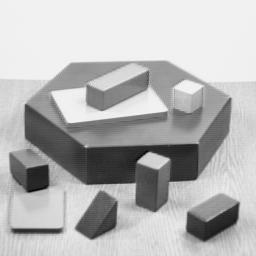
#> input picture cwd/blox.jpg, 256 x 256 px, found by its file name
$ python 07-brief.py
#> lines starting #> are read from the running program, lines starting #| are printed output that depends on the picture; after the words box and inside, x2 and y2 are one past the last pixel; in counts of white or black regions, pixels touching at a corner belong together
import numpy as np
import cv2 as cv
import matplotlib.pyplot as plt

# Paper:
# http://www.gwylab.com/download/BRIEF_2010.pdf
#
# BRIEF algorithm is a descriptor algorithm, not like SIFT/SURF
# 1. BRIEF does not care about how to find potential corners
# 2. BRIEF only contains a descriptor design
# 3. BRIEF can be combined with FAST keypoints result
#
#
# BRIEF essential is SOLVING THE MEMORY PROBLEM
# like the document said SIFT/SURF ..
#
# "Creating such a vector for thousands of features takes a lot of memory
#  which are not feasible for resource-constraint applications
#  especially for embedded systems."
#
# How to save the memory ?
# 1. Replace calculate float number by compare with binary stream Hamming Distance.
# 2. Not generate too complicated descriptor in memory
#
# method1 is also useful in SIFT/SURF process, BUT ...
#
# "we need to find the descriptors first,
#  then only can we apply hashing,
#  which doesn't solve our initial problem on memory."
#
# method2 actually solve the memory problem
# there are 3 main steps refer from official document
#
# 1. selects a set of nd (x,y) location pairs around keypoint in a unique way
# 2. compre the point p,q pixel intensity in each pair, an record the result with 0/1
# 3. take the result binary stream(binary string) as a descriptor
#
# about the "around"
# 1. in paper it define as S x S area
# 2. in openCV which default value S = 31
#
# about the "unique way" detail can be explained in paper, in summary
# 1. mean value sample
# 2. p,q obey same gauss distribution sample
# 3. p,q obey different gauss distribution sample
# 4. use polar coordinate system
# 5. p is fix to (0,0) then q around to p
#
# Orientation Sensitivity:
# From paper we can know
#
# "BRIEF is not designed to be rotationally invariant....
#  it tolerates small amounts of rotation"
#
# from experience if rotate angle should less than 30 degree
#
# IN CONCLUSION:
# BRIEF descriptor not use the data as a descriptor, using the result calculate by data as descriptor
#
#

# read
img = cv.imread("blox.jpg", cv.IMREAD_COLOR)
#> img is the input picture: shape (256, 256, 3); min 0, max 252, mean 182.8
img = cv.cvtColor(img, cv.COLOR_BGR2RGB)
gray = cv.cvtColor(img, cv.COLOR_RGB2GRAY)

# Initiate FAST detector
star = cv.xfeatures2d.StarDetector_create()

# Initiate BRIEF extractor
brief = cv.xfeatures2d.BriefDescriptorExtractor_create()

# find the keypoints with STAR
kp = star.detect(gray, None)
#> kp = 33 keypoints; strongest (x, y, size): (153, 161, 16), (71, 106, 32), (147, 102, 22), (132, 186, 6)

# compute the descriptors with BRIEF
kp, des = brief.compute(gray, kp)

# result
result = img.copy()
cv.drawKeypoints(img, kp, result, (255, 0, 0))
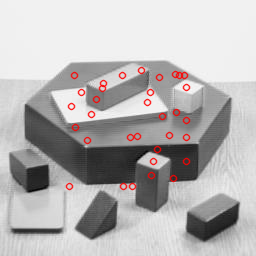
#> result: shape (256, 256, 3); 2.36% of pixels changed, all inside (x1, y1, x2, y2) = (65, 66, 191, 191)

# print size of descriptor, the return value is byte, so it will be 16, 32 and 64
print("brief descriptor size: %s bytes\nbrief descriptor shape %s\n " % (brief.descriptorSize(), des.shape))
#| brief descriptor size: 32 bytes
#| brief descriptor shape (33, 32)

# show
plt.subplot(1, 2, 1), plt.imshow(img), plt.title("img")
plt.subplot(1, 2, 2), plt.imshow(result), plt.title("result")
plt.show()
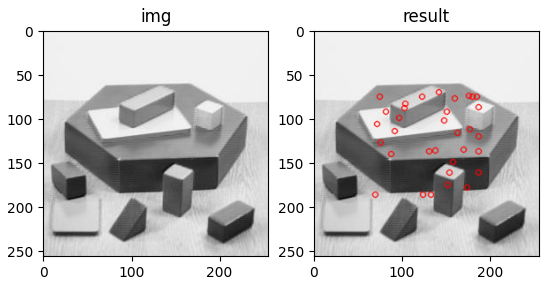
#> figure drawn by matplotlib, 2 panels
